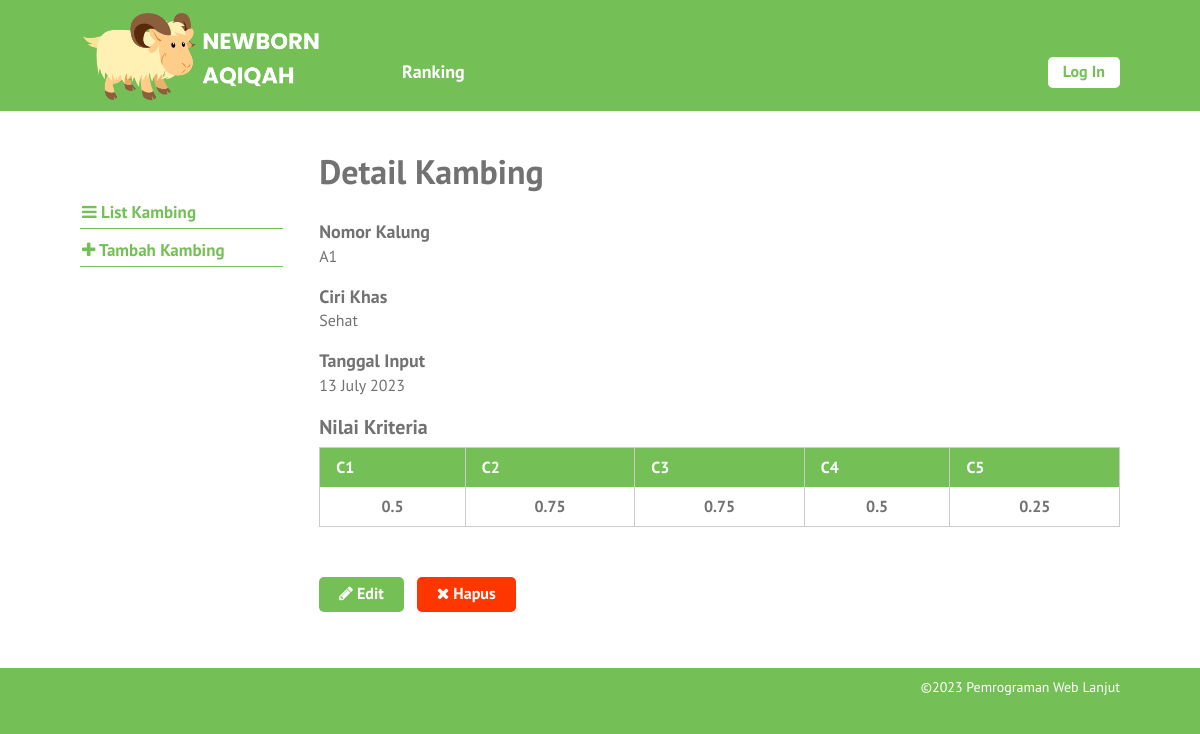
Screenshot of /single-kambing.php?id=6 with the database file from the repository.
### tables this page shows
CREATE TABLE `kambing` (
  `id_kambing` int(10) NOT NULL,
  `no_kalung` varchar(6) NOT NULL,
  `ciri_khas` text NOT NULL,
  `tanggal_input` date NOT NULL
);

CREATE TABLE `nilai_kambing` (
  `id_nilai_kambing` int(11) NOT NULL,
  `id_kambing` int(10) NOT NULL,
  `id_kriteria` int(10) NOT NULL,
  `nilai` float NOT NULL
);

CREATE TABLE `kriteria` (
  `id_kriteria` int(10) NOT NULL,
  `nama` varchar(30) NOT NULL,
  `type` enum('benefit','cost') NOT NULL,
  `bobot` float NOT NULL,
  `ada_pilihan` tinyint(1) DEFAULT NULL,
  `urutan_order` int(2) NOT NULL
);

### single-kambing.php (the view, shortened to what this page needs)
<?php require_once('includes/init.php'); ?>
<?php
$ada_error = false;
$result = '';
$id_kambing = (isset($_GET['id'])) ? trim($_GET['id']) : '';
if(!$id_kambing) {
	$ada_error = 'Maaf, data tidak dapat diproses.';
} else {
	$query = $pdo->prepare('SELECT * FROM kambing WHERE id_kambing = :id_kambing');
	$query->execute(array('id_kambing' => $id_kambing));
	$result = $query->fetch();
}
?>
<?php
$judul_page = 'Detail Kambing';
require_once('template-parts/header.php');
?>
	<div class="main-content-row">
	<div class="container clearfix">
		<?php include_once('template-parts/sidebar-kambing.php'); ?>
		<div class="main-content the-content">
			<h1><?php echo $judul_page; ?></h1>
			<?php if($ada_error): ?>
				<?php echo '<p>'.$ada_error.'</p>'; ?>
			<?php elseif(!empty($result)): ?>
				<h4>Nomor Kalung</h4>
				<p><?php echo $result['no_kalung']; ?></p>
				<h4>Ciri Khas</h4>
				<p><?php echo nl2br($result['ciri_khas']); ?></p>
				<h4>Tanggal Input</h4>
				<p><?php
					$tgl = strtotime($result['tanggal_input']);
					echo date('j F Y', $tgl);
				?></p>
				<?php
				$query2 = $pdo->prepare('SELECT nilai_kambing.nilai AS nilai, kriteria.nama AS nama FROM kriteria
				LEFT JOIN nilai_kambing ON nilai_kambing.id_kriteria = kriteria.id_kriteria
				AND nilai_kambing.id_kambing = :id_kambing ORDER BY kriteria.urutan_order ASC');
				$query2->execute(array(
					'id_kambing' => $id_kambing
				));
				$query2->setFetchMode(PDO::FETCH_ASSOC);
				$kriterias = $query2->fetchAll();
				if(!empty($kriterias)):
				?>
					<h3>Nilai Kriteria</h3>
					<table class="pure-table">
						<thead>
							<tr>
								<?php foreach($kriterias as $kriteria ): ?>
									<th><?php echo $kriteria['nama']; ?></th>
								<?php endforeach; ?>
							</tr>
						</thead>
						<tbody>
							<tr>
								<?php foreach($kriterias as $kriteria ): ?>
									<th><?php echo ($kriteria['nilai']) ? $kriteria['nilai'] : 0; ?></th>
								<?php endforeach; ?>
							</tr>
						</tbody>
					</table>
				<?php
				endif;
				?>
				<p><a href="edit-kambing.php?id=<?php echo $id_kambing; ?>" class="button"><span class="fa fa-pencil"></span> Edit</a> &nbsp; <a href="hapus-kambing.php?id=<?php echo $id_kambing; ?>" class="button button-red yaqin-hapus"><span class="fa fa-times"></span> Hapus</a></p>
			<?php endif; ?>
		</div>
	</div>
	</div>
<?php
require_once('template-parts/footer.php');

### stylesheets/style.css (style rules this page uses)
html,body,div,span,applet,object,iframe,h1,h2,h3,h4,h5,h6,p,blockquote,pre,a,abbr,acronym,address,big,cite,code,del,dfn,em,img,ins,kbd,q,s,samp,small,strike,strong,sub,sup,tt,var,b,u,i,center,dl,dt,dd,ol,ul,li,fieldset,form,label,legend,table,caption,tbody,tfoot,thead,tr,th,td,article,aside,canvas,details,embed,figure,figcaption,footer,header,hgroup,menu,nav,output,ruby,section,summary,time,mark,audio,video { margin:0;padding:0;border:0;font-size:100%;vertical-align:baseline }
body { line-height:1 }
table { border-collapse:collapse;border-spacing:0 }
*,*:before,*:after { -moz-box-sizing:border-box;-webkit-box-sizing:border-box;box-sizing:border-box }
.clearfix:before,.clearfix:after { content:" ";display:table }
.clear,.clearfix:after { clear:both }
a { color:#74c056;text-decoration:none }
.container { max-width:1100px;margin:0 auto;position:relative;padding:0 30px }
body { background:#74c056;font-family:"PT Sans",sans-serif;color:#727272;font-size:14px;line-height:1.3;font-weight:500 }
h1,h2,h3,h4,h5,h6 { font-weight:300 }
.pure-table { border-collapse:collapse;border-spacing:0;empty-cells:show;border:1px solid #cbcbcb;width:100% }
.pure-table td,.pure-table th { border-left:1px solid #cbcbcb;border-width:0 0 0 1px;font-size:inherit;margin:0;overflow:visible;padding:0.5em 1em }
.pure-table td:first-child,.pure-table th:first-child { border-left-width:0 }
.pure-table thead { background-color:#74c056;color:#fff;text-align:left;vertical-align:bottom }
.pure-table thead th { color:#fff }
.the-content { font-size:16px;line-height:1.42857 }
.the-content a { color:#519133 }
.the-content h1,.the-content h2,.the-content h3,.the-content h4,.the-content h5,.the-content h6 { font-weight:700 }
.the-content h1 { font-size:34px;margin:0.8em 0 0.8em;padding:0;line-height:1.2 }
.the-content h3 { font-size:20px;margin:0.8em 0 0.3em }
.the-content h4 { font-size:18px;margin:0.8em 0 0 }
.the-content blockquote,.the-content table,.the-content p,.the-content ul,.the-content ol,.the-content dd,.the-content pre,.the-content iframe,.the-content .flxmap-container,.the-content hr { margin-bottom:1em }
.the-content table { margin-bottom:50px }
.the-content>h1:first-child,.the-content>h3:first-child,.the-content>h2:first-child { margin-top:0 }
.fa { display:inline-block;font:normal normal normal 14px/1 FontAwesome;font-size:inherit;text-rendering:auto;-webkit-font-smoothing:antialiased;-moz-osx-font-smoothing:grayscale }
.fa-remove:before,.fa-close:before,.fa-times:before { content:"\f00d" }
.fa-pencil:before { content:"\f040" }
button,a { -webkit-transition:all .2s ease;-moz-transition:all .2s ease;-o-transition:all .2s ease;transition:all 0.2s ease }
.the-content .button,.button { background:#74c056;color:#fff;display:inline-block;font-size:16px;font-weight:700;line-height:1.2;border:0;font-family:inherit;padding:7px 20px 9px;cursor:pointer;border-radius:5px }
.the-content .button-red,.button-red { background:#ff3600 }
.main-content { float:right;width:77%;padding:40px 0 }

### rows the page displays
kambing: no_kalung "A1", ciri_khas "Sehat", tanggal_input "13 July 2023"
nilai_kambing: id_kriteria.nama "C1", nilai "0.5"
nilai_kambing: id_kriteria.nama "C2", nilai "0.75"
nilai_kambing: id_kriteria.nama "C3", nilai "0.75"
nilai_kambing: id_kriteria.nama "C4", nilai "0.5"
nilai_kambing: id_kriteria.nama "C5", nilai "0.25"

### other values shown
$judul_page "Detail Kambing"
